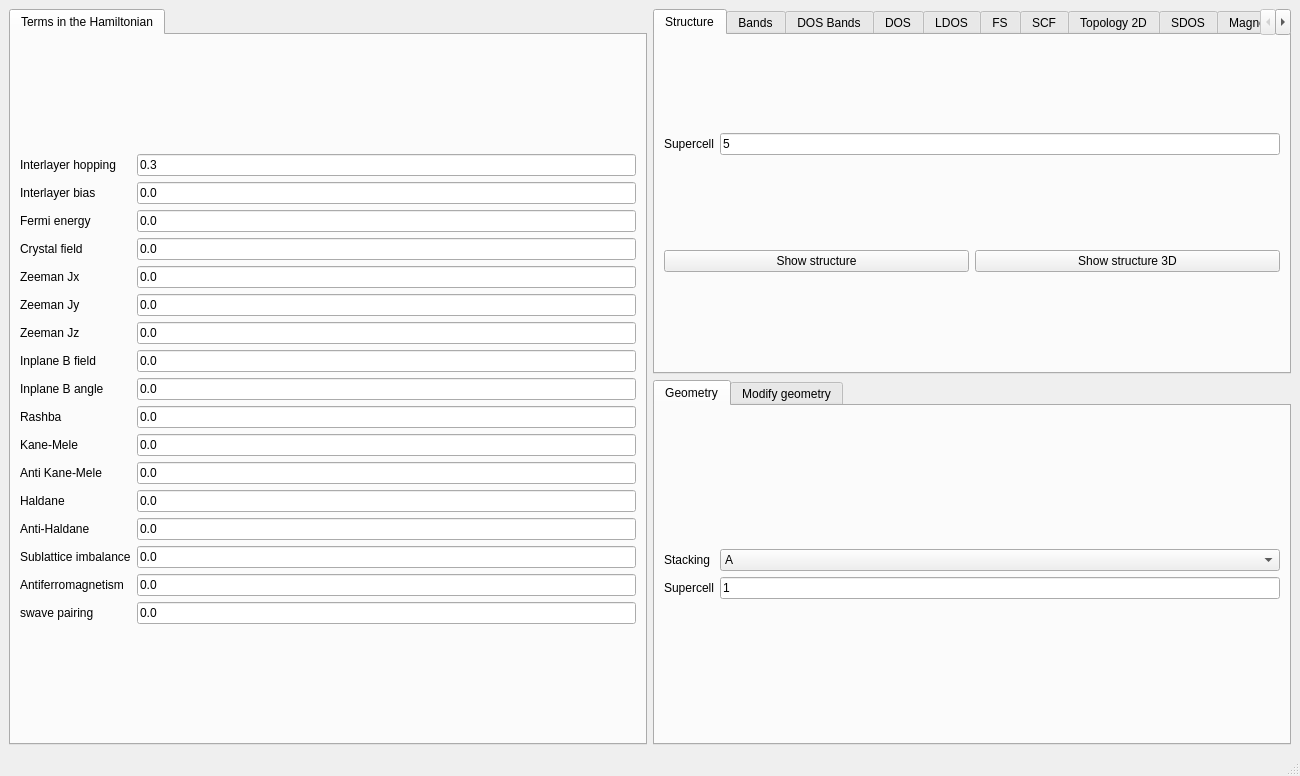
<?xml version="1.0" encoding="UTF-8"?>
<ui version="4.0">
 <class>MainWindow</class>
 <widget class="QMainWindow" name="MainWindow">
  <property name="geometry">
   <rect>
    <x>0</x>
    <y>0</y>
    <width>1300</width>
    <height>776</height>
   </rect>
  </property>
  <property name="windowTitle">
   <string>Multilayer graphene</string>
  </property>
  <widget class="QWidget" name="centralwidget">
   <layout class="QGridLayout" name="gridLayout_6">
    <item row="0" column="0" rowspan="2">
     <widget class="QTabWidget" name="tabWidget_2">
      <property name="currentIndex">
       <number>0</number>
      </property>
      <widget class="QWidget" name="tab_3">
       <attribute name="title">
        <string>Terms in the Hamiltonian</string>
       </attribute>
       <layout class="QGridLayout" name="gridLayout_24">
        <item row="0" column="0">
         <layout class="QGridLayout" name="gridLayout">
          <item row="5" column="0">
           <widget class="QLabel" name="label_4">
            <property name="text">
             <string>Zeeman Jy</string>
            </property>
           </widget>
          </item>
          <item row="15" column="0">
           <widget class="QLabel" name="label_13">
            <property name="text">
             <string>Antiferromagnetism</string>
            </property>
           </widget>
          </item>
          <item row="13" column="0">
           <widget class="QLabel" name="label_25">
            <property name="text">
             <string>Anti-Haldane</string>
            </property>
           </widget>
          </item>
          <item row="14" column="0">
           <widget class="QLabel" name="label_12">
            <property name="text">
             <string>Sublattice imbalance</string>
            </property>
           </widget>
          </item>
          <item row="16" column="1">
           <widget class="QLineEdit" name="swave">
            <property name="text">
             <string>0.0</string>
            </property>
           </widget>
          </item>
          <item row="6" column="1">
           <widget class="QLineEdit" name="Bz">
            <property name="text">
             <string>0.0</string>
            </property>
           </widget>
          </item>
          <item row="4" column="1">
           <widget class="QLineEdit" name="Bx">
            <property name="text">
             <string>0.0</string>
            </property>
           </widget>
          </item>
          <item row="6" column="0">
           <widget class="QLabel" name="label_5">
            <property name="text">
             <string>Zeeman Jz</string>
            </property>
           </widget>
          </item>
          <item row="14" column="1">
           <widget class="QLineEdit" name="mAB">
            <property name="text">
             <string>0.0</string>
            </property>
           </widget>
          </item>
          <item row="5" column="1">
           <widget class="QLineEdit" name="By">
            <property name="text">
             <string>0.0</string>
            </property>
           </widget>
          </item>
          <item row="2" column="0">
           <widget class="QLabel" name="label">
            <property name="text">
             <string>Fermi energy</string>
            </property>
           </widget>
          </item>
          <item row="10" column="1">
           <widget class="QLineEdit" name="kanemele">
            <property name="text">
             <string>0.0</string>
            </property>
           </widget>
          </item>
          <item row="12" column="0">
           <widget class="QLabel" name="label_24">
            <property name="text">
             <string>Haldane</string>
            </property>
           </widget>
          </item>
          <item row="13" column="1">
           <widget class="QLineEdit" name="antihaldane">
            <property name="text">
             <string>0.0</string>
            </property>
           </widget>
          </item>
          <item row="16" column="0">
           <widget class="QLabel" name="label_26">
            <property name="text">
             <string>swave pairing</string>
            </property>
           </widget>
          </item>
          <item row="2" column="1">
           <widget class="QLineEdit" name="fermi">
            <property name="enabled">
             <bool>true</bool>
            </property>
            <property name="text">
             <string>0.0</string>
            </property>
           </widget>
          </item>
          <item row="9" column="1">
           <widget class="QLineEdit" name="rashba">
            <property name="text">
             <string>0.0</string>
            </property>
           </widget>
          </item>
          <item row="12" column="1">
           <widget class="QLineEdit" name="haldane">
            <property name="text">
             <string>0.0</string>
            </property>
           </widget>
          </item>
          <item row="15" column="1">
           <widget class="QLineEdit" name="mAF">
            <property name="text">
             <string>0.0</string>
            </property>
           </widget>
          </item>
          <item row="9" column="0">
           <widget class="QLabel" name="label_10">
            <property name="text">
             <string>Rashba</string>
            </property>
           </widget>
          </item>
          <item row="10" column="0">
           <widget class="QLabel" name="label_11">
            <property name="text">
             <string>Kane-Mele</string>
            </property>
           </widget>
          </item>
          <item row="4" column="0">
           <widget class="QLabel" name="label_3">
            <property name="text">
             <string>Zeeman Jx</string>
            </property>
           </widget>
          </item>
          <item row="0" column="0">
           <widget class="QLabel" name="label_16">
            <property name="text">
             <string>Interlayer hopping</string>
            </property>
           </widget>
          </item>
          <item row="0" column="1">
           <widget class="QLineEdit" name="interlayer">
            <property name="text">
             <string>0.3</string>
            </property>
           </widget>
          </item>
          <item row="1" column="0">
           <widget class="QLabel" name="label_39">
            <property name="text">
             <string>Interlayer bias</string>
            </property>
           </widget>
          </item>
          <item row="1" column="1">
           <widget class="QLineEdit" name="bias">
            <property name="text">
             <string>0.0</string>
            </property>
           </widget>
          </item>
          <item row="11" column="1">
           <widget class="QLineEdit" name="antikanemele">
            <property name="text">
             <string>0.0</string>
            </property>
           </widget>
          </item>
          <item row="11" column="0">
           <widget class="QLabel" name="label_41">
            <property name="text">
             <string>Anti Kane-Mele</string>
            </property>
           </widget>
          </item>
          <item row="7" column="1">
           <widget class="QLineEdit" name="inplaneb">
            <property name="toolTip">
             <string>Magnitude of the in-plane magnetic field</string>
            </property>
            <property name="text">
             <string>0.0</string>
            </property>
           </widget>
          </item>
          <item row="7" column="0">
           <widget class="QLabel" name="label_14">
            <property name="text">
             <string>Inplane B field</string>
            </property>
           </widget>
          </item>
          <item row="8" column="1">
           <widget class="QLineEdit" name="inplaneb_phi">
            <property name="toolTip">
             <string>Angle of the in-plane magnetic, in units of pi</string>
            </property>
            <property name="text">
             <string>0.0</string>
            </property>
           </widget>
          </item>
          <item row="8" column="0">
           <widget class="QLabel" name="label_40">
            <property name="text">
             <string>Inplane B angle</string>
            </property>
           </widget>
          </item>
          <item row="3" column="1">
           <widget class="QLineEdit" name="crystalfield">
            <property name="text">
             <string>0.0</string>
            </property>
           </widget>
          </item>
          <item row="3" column="0">
           <widget class="QLabel" name="label_49">
            <property name="text">
             <string>Crystal field</string>
            </property>
           </widget>
          </item>
         </layout>
        </item>
       </layout>
      </widget>
     </widget>
    </item>
    <item row="1" column="1">
     <widget class="QTabWidget" name="tabWidget">
      <property name="currentIndex">
       <number>0</number>
      </property>
      <property name="documentMode">
       <bool>false</bool>
      </property>
      <property name="tabsClosable">
       <bool>false</bool>
      </property>
      <property name="movable">
       <bool>false</bool>
      </property>
      <widget class="QWidget" name="tab_2">
       <attribute name="title">
        <string>Geometry</string>
       </attribute>
       <layout class="QGridLayout" name="gridLayout_13">
        <item row="0" column="0">
         <layout class="QGridLayout" name="gridLayout_4">
          <item row="0" column="0">
           <widget class="QLabel" name="label_8">
            <property name="text">
             <string>Stacking</string>
            </property>
           </widget>
          </item>
          <item row="0" column="1">
           <widget class="QComboBox" name="lattice">
            <item>
             <property name="text">
              <string>A</string>
             </property>
            </item>
            <item>
             <property name="text">
              <string>AA</string>
             </property>
            </item>
            <item>
             <property name="text">
              <string>AB</string>
             </property>
            </item>
            <item>
             <property name="text">
              <string>ABB</string>
             </property>
            </item>
            <item>
             <property name="text">
              <string>ABA</string>
             </property>
            </item>
            <item>
             <property name="text">
              <string>ABC</string>
             </property>
            </item>
            <item>
             <property name="text">
              <string>ABAB</string>
             </property>
            </item>
            <item>
             <property name="text">
              <string>AABB</string>
             </property>
            </item>
            <item>
             <property name="text">
              <string>ABCA</string>
             </property>
            </item>
            <item>
             <property name="text">
              <string>ABBA</string>
             </property>
            </item>
            <item>
             <property name="text">
              <string>ABBB</string>
             </property>
            </item>
           </widget>
          </item>
          <item row="1" column="1">
           <widget class="QLineEdit" name="nsuper">
            <property name="text">
             <string>1</string>
            </property>
           </widget>
          </item>
          <item row="1" column="0">
           <widget class="QLabel" name="label_6">
            <property name="text">
             <string>Supercell</string>
            </property>
           </widget>
          </item>
         </layout>
        </item>
       </layout>
      </widget>
      <widget class="QWidget" name="tab_7">
       <attribute name="title">
        <string>Modify geometry</string>
       </attribute>
       <layout class="QVBoxLayout" name="verticalLayout">
        <item>
         <layout class="QGridLayout" name="gridLayout_25">
          <item row="0" column="0">
           <widget class="QCheckBox" name="remove_single_bonded">
            <property name="toolTip">
             <string>Remove atoms that have a single bond in the structure</string>
            </property>
            <property name="text">
             <string>Remove single bonds</string>
            </property>
            <property name="checked">
             <bool>true</bool>
            </property>
           </widget>
          </item>
          <item row="1" column="0">
           <widget class="QCheckBox" name="remove_selected">
            <property name="text">
             <string>Remove selected atoms</string>
            </property>
           </widget>
          </item>
          <item row="2" column="0">
           <widget class="QPushButton" name="select_atoms_removal">
            <property name="text">
             <string>Select atoms to remove</string>
            </property>
           </widget>
          </item>
         </layout>
        </item>
       </layout>
      </widget>
     </widget>
    </item>
    <item row="0" column="1">
     <widget class="QTabWidget" name="tabWidget_3">
      <property name="currentIndex">
       <number>0</number>
      </property>
      <widget class="QWidget" name="tab_4">
       <attribute name="title">
        <string>Structure</string>
       </attribute>
       <layout class="QGridLayout" name="gridLayout_19">
        <item row="1" column="0">
         <widget class="QPushButton" name="show_structure">
          <property name="text">
           <string>Show structure</string>
          </property>
         </widget>
        </item>
        <item row="1" column="1">
         <widget class="QPushButton" name="show_structure_3d">
          <property name="text">
           <string>Show structure 3D</string>
          </property>
         </widget>
        </item>
        <item row="0" column="0" colspan="2">
         <layout class="QGridLayout" name="gridLayout_3">
          <item row="0" column="1">
           <widget class="QLineEdit" name="nsuper_struct">
            <property name="text">
             <string>5</string>
            </property>
           </widget>
          </item>
          <item row="0" column="0">
           <widget class="QLabel" name="label_7">
            <property name="text">
             <string>Supercell</string>
            </property>
           </widget>
          </item>
         </layout>
        </item>
       </layout>
      </widget>
      <widget class="QWidget" name="tab_5">
       <attribute name="title">
        <string>Bands</string>
       </attribute>
       <layout class="QGridLayout" name="gridLayout_20">
        <item row="1" column="0">
         <layout class="QGridLayout" name="gridLayout_2">
          <item row="0" column="0">
           <widget class="QLabel" name="label_15">
            <property name="text">
             <string>Operator</string>
            </property>
           </widget>
          </item>
          <item row="0" column="1">
           <widget class="QComboBox" name="bands_color">
            <property name="currentIndex">
             <number>0</number>
            </property>
            <item>
             <property name="text">
              <string>None</string>
             </property>
            </item>
            <item>
             <property name="text">
              <string>z-position</string>
             </property>
            </item>
            <item>
             <property name="text">
              <string>Sx</string>
             </property>
            </item>
            <item>
             <property name="text">
              <string>Sy</string>
             </property>
            </item>
            <item>
             <property name="text">
              <string>Sz</string>
             </property>
            </item>
            <item>
             <property name="text">
              <string>Valley</string>
             </property>
            </item>
            <item>
             <property name="text">
              <string>Surface</string>
             </property>
            </item>
            <item>
             <property name="text">
              <string>Berry</string>
             </property>
            </item>
           </widget>
          </item>
          <item row="1" column="0">
           <widget class="QLabel" name="label_9">
            <property name="text">
             <string>Number of kpoints</string>
            </property>
           </widget>
          </item>
          <item row="1" column="1">
           <widget class="QLineEdit" name="nk_bands">
            <property name="text">
             <string>800</string>
            </property>
           </widget>
          </item>
         </layout>
        </item>
        <item row="2" column="0">
         <widget class="QPushButton" name="show_bands">
          <property name="text">
           <string>Band structure</string>
          </property>
         </widget>
        </item>
       </layout>
      </widget>
      <widget class="QWidget" name="tab_9">
       <attribute name="title">
        <string>DOS Bands</string>
       </attribute>
       <layout class="QGridLayout" name="gridLayout_18">
        <item row="0" column="0">
         <layout class="QGridLayout" name="gridLayout_11">
          <item row="0" column="1">
           <widget class="QLineEdit" name="delta_kbands">
            <property name="text">
             <string>0.01</string>
            </property>
           </widget>
          </item>
          <item row="0" column="0">
           <widget class="QLabel" name="label_27">
            <property name="text">
             <string>Smearing</string>
            </property>
           </widget>
          </item>
          <item row="1" column="1">
           <widget class="QLineEdit" name="ne_kbands">
            <property name="text">
             <string>400</string>
            </property>
           </widget>
          </item>
          <item row="1" column="0">
           <widget class="QLabel" name="label_28">
            <property name="text">
             <string># of energies</string>
            </property>
           </widget>
          </item>
          <item row="2" column="0">
           <widget class="QLabel" name="label_29">
            <property name="text">
             <string>Energy window</string>
            </property>
           </widget>
          </item>
          <item row="2" column="1">
           <widget class="QLineEdit" name="window_kbands">
            <property name="text">
             <string>3.0</string>
            </property>
           </widget>
          </item>
          <item row="3" column="0">
           <widget class="QLabel" name="label_30">
            <property name="text">
             <string>KPM scale</string>
            </property>
           </widget>
          </item>
          <item row="3" column="1">
           <widget class="QLineEdit" name="scale_kbands">
            <property name="text">
             <string>10.0</string>
            </property>
           </widget>
          </item>
          <item row="4" column="0">
           <widget class="QLabel" name="label_31">
            <property name="text">
             <string># vectors</string>
            </property>
           </widget>
          </item>
          <item row="4" column="1">
           <widget class="QLineEdit" name="nv_kbands">
            <property name="text">
             <string>10</string>
            </property>
           </widget>
          </item>
         </layout>
        </item>
        <item row="1" column="0">
         <widget class="QPushButton" name="show_dosbands">
          <property name="toolTip">
           <string>This is equivalent to band structure calculation, but it can be applied for very large systems</string>
          </property>
          <property name="text">
           <string>Show DOS Bands</string>
          </property>
         </widget>
        </item>
       </layout>
      </widget>
      <widget class="QWidget" name="tab_6">
       <attribute name="title">
        <string>DOS</string>
       </attribute>
       <layout class="QVBoxLayout" name="verticalLayout_2">
        <item>
         <layout class="QGridLayout" name="gridLayout_36">
          <item row="0" column="0">
           <widget class="QLabel" name="label_50">
            <property name="text">
             <string># of kpoints</string>
            </property>
           </widget>
          </item>
          <item row="1" column="0">
           <widget class="QLabel" name="label_51">
            <property name="text">
             <string>Energy window</string>
            </property>
           </widget>
          </item>
          <item row="1" column="1">
           <widget class="QLineEdit" name="dos_ewindow">
            <property name="text">
             <string>3.0</string>
            </property>
           </widget>
          </item>
          <item row="2" column="1">
           <widget class="QLineEdit" name="dos_delta">
            <property name="text">
             <string>0.01</string>
            </property>
           </widget>
          </item>
          <item row="2" column="0">
           <widget class="QLabel" name="label_48">
            <property name="text">
             <string>Smearing</string>
            </property>
           </widget>
          </item>
          <item row="0" column="1">
           <widget class="QLineEdit" name="dos_nk">
            <property name="text">
             <string>100</string>
            </property>
           </widget>
          </item>
         </layout>
        </item>
        <item>
         <widget class="QPushButton" name="show_dos">
          <property name="text">
           <string>Density of states</string>
          </property>
         </widget>
        </item>
       </layout>
      </widget>
      <widget class="QWidget" name="tab_14">
       <attribute name="title">
        <string>LDOS</string>
       </attribute>
       <layout class="QVBoxLayout" name="verticalLayout_3">
        <item>
         <layout class="QGridLayout" name="gridLayout_35">
          <item row="0" column="1">
           <widget class="QLineEdit" name="ne_ldos">
            <property name="text">
             <string>300</string>
            </property>
           </widget>
          </item>
          <item row="3" column="1">
           <widget class="QLineEdit" name="delta_ldos">
            <property name="text">
             <string>0.1</string>
            </property>
           </widget>
          </item>
          <item row="3" column="0">
           <widget class="QLabel" name="label_43">
            <property name="text">
             <string>Smearing</string>
            </property>
           </widget>
          </item>
          <item row="1" column="1">
           <widget class="QLineEdit" name="nk_ldos">
            <property name="text">
             <string>20</string>
            </property>
           </widget>
          </item>
          <item row="0" column="0">
           <widget class="QLabel" name="label_44">
            <property name="text">
             <string># of energies</string>
            </property>
           </widget>
          </item>
          <item row="1" column="0">
           <widget class="QLabel" name="label_45">
            <property name="text">
             <string># of kpoints</string>
            </property>
           </widget>
          </item>
          <item row="2" column="0">
           <widget class="QLabel" name="label_46">
            <property name="text">
             <string>Energy window</string>
            </property>
           </widget>
          </item>
          <item row="2" column="1">
           <widget class="QLineEdit" name="window_ldos">
            <property name="text">
             <string>1.0</string>
            </property>
           </widget>
          </item>
          <item row="4" column="1">
           <widget class="QLineEdit" name="nsuper_ldos">
            <property name="text">
             <string>1</string>
            </property>
           </widget>
          </item>
          <item row="4" column="0">
           <widget class="QLabel" name="label_47">
            <property name="text">
             <string>Supercell</string>
            </property>
           </widget>
          </item>
         </layout>
        </item>
        <item>
         <widget class="QPushButton" name="show_interactive_ldos">
          <property name="text">
           <string>Show LDOS</string>
          </property>
         </widget>
        </item>
       </layout>
      </widget>
      <widget class="QWidget" name="tab_17">
       <attribute name="title">
        <string>FS</string>
       </attribute>
       <layout class="QGridLayout" name="gridLayout_17">
        <item row="0" column="0">
         <layout class="QGridLayout" name="gridLayout_5">
          <item row="0" column="1">
           <widget class="QLineEdit" name="fs_ewindow">
            <property name="text">
             <string>2.0</string>
            </property>
           </widget>
          </item>
          <item row="1" column="1">
           <widget class="QLineEdit" name="fs_delta">
            <property name="text">
             <string>0.05</string>
            </property>
           </widget>
          </item>
          <item row="2" column="1">
           <widget class="QLineEdit" name="fs_nk">
            <property name="text">
             <string>30</string>
            </property>
           </widget>
          </item>
          <item row="0" column="0">
           <widget class="QLabel" name="label_53">
            <property name="text">
             <string>Energy window</string>
            </property>
           </widget>
          </item>
          <item row="1" column="0">
           <widget class="QLabel" name="label_55">
            <property name="text">
             <string>Smearing</string>
            </property>
           </widget>
          </item>
          <item row="2" column="0">
           <widget class="QLabel" name="label_56">
            <property name="text">
             <string>Number of kpoints</string>
            </property>
           </widget>
          </item>
          <item row="3" column="0" colspan="2">
           <widget class="QPushButton" name="show_fermi_surface">
            <property name="text">
             <string>Show Fermi surface</string>
            </property>
           </widget>
          </item>
         </layout>
        </item>
       </layout>
      </widget>
      <widget class="QWidget" name="tab_8">
       <attribute name="title">
        <string>SCF</string>
       </attribute>
       <layout class="QGridLayout" name="gridLayout_15">
        <item row="0" column="0">
         <widget class="QTabWidget" name="tabWidget_4">
          <property name="currentIndex">
           <number>1</number>
          </property>
          <widget class="QWidget" name="tab_12">
           <attribute name="title">
            <string>Basic</string>
           </attribute>
           <layout class="QGridLayout" name="gridLayout_14">
            <item row="0" column="0" colspan="2">
             <layout class="QGridLayout" name="gridLayout_10">
              <item row="0" column="1">
               <widget class="QComboBox" name="scf_initialization">
                <item>
                 <property name="text">
                  <string>antiferro</string>
                 </property>
                </item>
                <item>
                 <property name="text">
                  <string>ferro</string>
                 </property>
                </item>
                <item>
                 <property name="text">
                  <string>random</string>
                 </property>
                </item>
               </widget>
              </item>
              <item row="0" column="0">
               <widget class="QLabel" name="label_22">
                <property name="text">
                 <string>Initialization</string>
                </property>
               </widget>
              </item>
              <item row="1" column="0">
               <widget class="QLabel" name="label_23">
                <property name="text">
                 <string>Hubbard</string>
                </property>
               </widget>
              </item>
              <item row="1" column="1">
               <widget class="QLineEdit" name="hubbard">
                <property name="text">
                 <string>2.0</string>
                </property>
               </widget>
              </item>
              <item row="2" column="0">
               <widget class="QLabel" name="label_34">
                <property name="text">
                 <string>Filling</string>
                </property>
               </widget>
              </item>
              <item row="2" column="1">
               <widget class="QLineEdit" name="filling_scf">
                <property name="text">
                 <string>0.5</string>
                </property>
               </widget>
              </item>
             </layout>
            </item>
            <item row="1" column="0">
             <widget class="QCheckBox" name="do_scf">
              <property name="text">
               <string>Include mean field</string>
              </property>
             </widget>
            </item>
            <item row="1" column="1">
             <widget class="QPushButton" name="solve_scf">
              <property name="text">
               <string>Solve SCF</string>
              </property>
             </widget>
            </item>
           </layout>
          </widget>
          <widget class="QWidget" name="tab_11">
           <attribute name="title">
            <string>Convergence</string>
           </attribute>
           <layout class="QGridLayout" name="gridLayout_16">
            <item row="0" column="0">
             <layout class="QGridLayout" name="gridLayout_12">
              <item row="0" column="0">
               <widget class="QLabel" name="label_32">
                <property name="text">
                 <string>Mixing</string>
                </property>
               </widget>
              </item>
              <item row="1" column="0">
               <widget class="QLabel" name="label_2">
                <property name="text">
                 <string># of kpoints</string>
                </property>
               </widget>
              </item>
              <item row="1" column="1">
               <widget class="QLineEdit" name="nk_scf">
                <property name="text">
                 <string>10</string>
                </property>
               </widget>
              </item>
              <item row="0" column="1">
               <widget class="QLineEdit" name="mix_scf">
                <property name="text">
                 <string>0.9</string>
                </property>
               </widget>
              </item>
              <item row="2" column="0">
               <widget class="QLabel" name="label_33">
                <property name="text">
                 <string>Smearing</string>
                </property>
               </widget>
              </item>
              <item row="2" column="1">
               <widget class="QLineEdit" name="smearing_scf">
                <property name="text">
                 <string>0.01</string>
                </property>
               </widget>
              </item>
             </layout>
            </item>
           </layout>
          </widget>
         </widget>
        </item>
       </layout>
      </widget>
      <widget class="QWidget" name="tab_10">
       <attribute name="title">
        <string>Topology 2D</string>
       </attribute>
       <layout class="QGridLayout" name="gridLayout_21">
        <item row="0" column="0">
         <layout class="QGridLayout" name="gridLayout_8">
          <item row="0" column="1">
           <widget class="QLineEdit" name="topology_nk">
            <property name="text">
             <string>400</string>
            </property>
           </widget>
          </item>
          <item row="0" column="0">
           <widget class="QLabel" name="label_19">
            <property name="text">
             <string># kpoints</string>
            </property>
           </widget>
          </item>
          <item row="1" column="0">
           <widget class="QLabel" name="label_35">
            <property name="text">
             <string>Operator</string>
            </property>
           </widget>
          </item>
          <item row="1" column="1">
           <widget class="QComboBox" name="topology_operator">
            <item>
             <property name="text">
              <string>None</string>
             </property>
            </item>
            <item>
             <property name="text">
              <string>Sz</string>
             </property>
            </item>
            <item>
             <property name="text">
              <string>Valley</string>
             </property>
            </item>
           </widget>
          </item>
         </layout>
        </item>
        <item row="0" column="1">
         <layout class="QGridLayout" name="gridLayout_7">
          <item row="3" column="0">
           <widget class="QPushButton" name="show_chern">
            <property name="enabled">
             <bool>true</bool>
            </property>
            <property name="text">
             <string>Chern number</string>
            </property>
           </widget>
          </item>
          <item row="2" column="0">
           <widget class="QPushButton" name="show_z2">
            <property name="text">
             <string>Z2 invariant</string>
            </property>
           </widget>
          </item>
          <item row="1" column="0">
           <widget class="QPushButton" name="show_berry2d">
            <property name="text">
             <string>2D Berry curvature</string>
            </property>
           </widget>
          </item>
          <item row="0" column="0">
           <widget class="QPushButton" name="show_berry1d">
            <property name="text">
             <string>1D Berry curvature</string>
            </property>
           </widget>
          </item>
         </layout>
        </item>
       </layout>
      </widget>
      <widget class="QWidget" name="tab">
       <attribute name="title">
        <string>SDOS</string>
       </attribute>
       <layout class="QGridLayout" name="gridLayout_22">
        <item row="0" column="0">
         <layout class="QGridLayout" name="gridLayout_9">
          <item row="0" column="1">
           <widget class="QLineEdit" name="kdos_ewindow">
            <property name="text">
             <string>0.5</string>
            </property>
           </widget>
          </item>
          <item row="0" column="0">
           <widget class="QLabel" name="label_20">
            <property name="text">
             <string>Energy window</string>
            </property>
           </widget>
          </item>
          <item row="1" column="1">
           <widget class="QLineEdit" name="kdos_mesh">
            <property name="text">
             <string>100</string>
            </property>
           </widget>
          </item>
          <item row="1" column="0">
           <widget class="QLabel" name="label_21">
            <property name="text">
             <string># of points</string>
            </property>
           </widget>
          </item>
         </layout>
        </item>
        <item row="1" column="0">
         <widget class="QPushButton" name="show_kdos">
          <property name="text">
           <string>Show Surface DOS</string>
          </property>
         </widget>
        </item>
       </layout>
      </widget>
      <widget class="QWidget" name="tab_13">
       <attribute name="title">
        <string>Magnetism</string>
       </attribute>
       <layout class="QGridLayout" name="gridLayout_23">
        <item row="0" column="0">
         <widget class="QPushButton" name="show_magnetism">
          <property name="text">
           <string>Show magnetism</string>
          </property>
         </widget>
        </item>
       </layout>
      </widget>
      <widget class="QWidget" name="tab_15">
       <attribute name="title">
        <string>Sweep</string>
       </attribute>
       <layout class="QVBoxLayout" name="verticalLayout_4">
        <item>
         <layout class="QGridLayout" name="gridLayout_26">
          <item row="0" column="0">
           <widget class="QLabel" name="label_17">
            <property name="text">
             <string>Parameter</string>
            </property>
           </widget>
          </item>
          <item row="0" column="1">
           <widget class="QComboBox" name="sweep_parameter">
            <item>
             <property name="text">
              <string>Sublattice imbalance</string>
             </property>
            </item>
            <item>
             <property name="text">
              <string>Jx</string>
             </property>
            </item>
            <item>
             <property name="text">
              <string>Jy</string>
             </property>
            </item>
            <item>
             <property name="text">
              <string>Jx</string>
             </property>
            </item>
            <item>
             <property name="text">
              <string>Haldane</string>
             </property>
            </item>
            <item>
             <property name="text">
              <string>Kane-Mele</string>
             </property>
            </item>
            <item>
             <property name="text">
              <string>Antiferromagnetism</string>
             </property>
            </item>
            <item>
             <property name="text">
              <string>Fermi</string>
             </property>
            </item>
            <item>
             <property name="text">
              <string>s-wave pairing</string>
             </property>
            </item>
            <item>
             <property name="text">
              <string>Anti-Haldane</string>
             </property>
            </item>
           </widget>
          </item>
          <item row="4" column="1">
           <widget class="QComboBox" name="sweep_task">
            <item>
             <property name="text">
              <string>Indirect gap</string>
             </property>
            </item>
            <item>
             <property name="text">
              <string>DOS</string>
             </property>
            </item>
            <item>
             <property name="text">
              <string>Chern number</string>
             </property>
            </item>
            <item>
             <property name="text">
              <string>Eigenvalues</string>
             </property>
            </item>
           </widget>
          </item>
          <item row="4" column="0">
           <widget class="QLabel" name="label_18">
            <property name="text">
             <string>Task</string>
            </property>
           </widget>
          </item>
          <item row="1" column="0">
           <widget class="QLabel" name="label_36">
            <property name="text">
             <string>Initial value</string>
            </property>
           </widget>
          </item>
          <item row="2" column="1">
           <widget class="QLineEdit" name="sweep_final">
            <property name="text">
             <string>1.0</string>
            </property>
           </widget>
          </item>
          <item row="1" column="1">
           <widget class="QLineEdit" name="sweep_initial">
            <property name="text">
             <string>0.0</string>
            </property>
           </widget>
          </item>
          <item row="3" column="1">
           <widget class="QLineEdit" name="sweep_steps">
            <property name="text">
             <string>40</string>
            </property>
           </widget>
          </item>
          <item row="2" column="0">
           <widget class="QLabel" name="label_37">
            <property name="text">
             <string>Final value</string>
            </property>
           </widget>
          </item>
          <item row="3" column="0">
           <widget class="QLabel" name="label_38">
            <property name="text">
             <string>Steps</string>
            </property>
           </widget>
          </item>
         </layout>
        </item>
        <item>
         <widget class="QPushButton" name="compute_sweep">
          <property name="text">
           <string>Perform sweep</string>
          </property>
         </widget>
        </item>
       </layout>
      </widget>
     </widget>
    </item>
   </layout>
  </widget>
  <widget class="QMenuBar" name="menubar">
   <property name="geometry">
    <rect>
     <x>0</x>
     <y>0</y>
     <width>1300</width>
     <height>25</height>
    </rect>
   </property>
  </widget>
  <widget class="QStatusBar" name="statusbar"/>
 </widget>
 <resources/>
 <connections/>
</ui>
